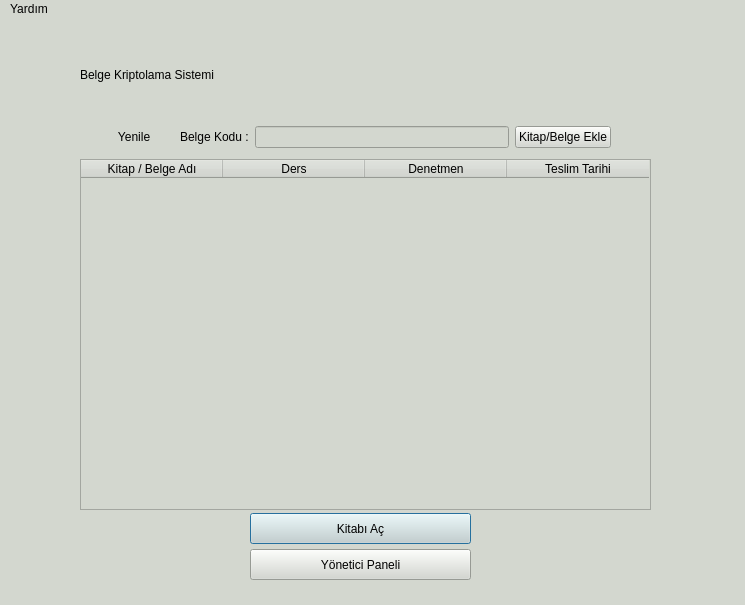
<?xml version="1.0" encoding="UTF-8"?>
<ui version="4.0">
 <class>MainWindow</class>
 <widget class="QMainWindow" name="MainWindow">
  <property name="geometry">
   <rect>
    <x>0</x>
    <y>0</y>
    <width>745</width>
    <height>605</height>
   </rect>
  </property>
  <property name="minimumSize">
   <size>
    <width>745</width>
    <height>605</height>
   </size>
  </property>
  <property name="maximumSize">
   <size>
    <width>745</width>
    <height>605</height>
   </size>
  </property>
  <property name="windowTitle">
   <string>Marun BKS</string>
  </property>
  <property name="windowIcon">
   <iconset resource="../res/logos.qrc">
    <normaloff>:/marun_logo/img/marun.png</normaloff>:/marun_logo/img/marun.png</iconset>
  </property>
  <property name="styleSheet">
   <string notr="true">background-color: rgb(211, 215, 207);</string>
  </property>
  <widget class="QWidget" name="centralwidget">
   <widget class="QLabel" name="label">
    <property name="geometry">
     <rect>
      <x>320</x>
      <y>10</y>
      <width>341</width>
      <height>91</height>
     </rect>
    </property>
    <property name="styleSheet">
     <string notr="true">background-color: rgb(211, 215, 207);</string>
    </property>
    <property name="text">
     <string/>
    </property>
    <property name="pixmap">
     <pixmap resource="../res/logos.qrc">:/tf_logo/img/tf.png</pixmap>
    </property>
    <property name="scaledContents">
     <bool>true</bool>
    </property>
   </widget>
   <widget class="QLabel" name="label_2">
    <property name="geometry">
     <rect>
      <x>80</x>
      <y>20</y>
      <width>231</width>
      <height>71</height>
     </rect>
    </property>
    <property name="styleSheet">
     <string notr="true">font: 63 14pt &quot;URW Gothic&quot;;</string>
    </property>
    <property name="text">
     <string>Belge Kriptolama Sistemi</string>
    </property>
   </widget>
   <widget class="QTableWidget" name="tableWidget">
    <property name="geometry">
     <rect>
      <x>80</x>
      <y>140</y>
      <width>571</width>
      <height>351</height>
     </rect>
    </property>
    <property name="minimumSize">
     <size>
      <width>0</width>
      <height>0</height>
     </size>
    </property>
    <property name="maximumSize">
     <size>
      <width>16777215</width>
      <height>16777215</height>
     </size>
    </property>
    <property name="editTriggers">
     <set>QAbstractItemView::NoEditTriggers</set>
    </property>
    <property name="selectionMode">
     <enum>QAbstractItemView::SingleSelection</enum>
    </property>
    <property name="selectionBehavior">
     <enum>QAbstractItemView::SelectRows</enum>
    </property>
    <property name="showGrid">
     <bool>true</bool>
    </property>
    <property name="sortingEnabled">
     <bool>false</bool>
    </property>
    <attribute name="horizontalHeaderMinimumSectionSize">
     <number>50</number>
    </attribute>
    <attribute name="horizontalHeaderDefaultSectionSize">
     <number>142</number>
    </attribute>
    <column>
     <property name="text">
      <string>Kitap / Belge Adı</string>
     </property>
    </column>
    <column>
     <property name="text">
      <string>Ders</string>
     </property>
    </column>
    <column>
     <property name="text">
      <string>Denetmen</string>
     </property>
    </column>
    <column>
     <property name="text">
      <string>Teslim Tarihi</string>
     </property>
    </column>
   </widget>
   <widget class="QWidget" name="layoutWidget">
    <property name="geometry">
     <rect>
      <x>180</x>
      <y>100</y>
      <width>431</width>
      <height>36</height>
     </rect>
    </property>
    <layout class="QHBoxLayout" name="horizontalLayout_3">
     <item>
      <widget class="QLabel" name="label_13">
       <property name="text">
        <string>Belge Kodu :</string>
       </property>
      </widget>
     </item>
     <item>
      <widget class="QLineEdit" name="code_input"/>
     </item>
     <item>
      <widget class="QPushButton" name="add_book_btn">
       <property name="text">
        <string>Kitap/Belge Ekle</string>
       </property>
      </widget>
     </item>
    </layout>
   </widget>
   <widget class="QPushButton" name="openbook_btn">
    <property name="geometry">
     <rect>
      <x>250</x>
      <y>494</y>
      <width>221</width>
      <height>31</height>
     </rect>
    </property>
    <property name="styleSheet">
     <string notr="true">font: 14pt &quot;Ubuntu&quot;;</string>
    </property>
    <property name="text">
     <string>Kitabı Aç</string>
    </property>
    <property name="autoDefault">
     <bool>true</bool>
    </property>
    <property name="default">
     <bool>true</bool>
    </property>
   </widget>
   <widget class="QPushButton" name="open_admin_panel_btn">
    <property name="geometry">
     <rect>
      <x>250</x>
      <y>530</y>
      <width>221</width>
      <height>31</height>
     </rect>
    </property>
    <property name="styleSheet">
     <string notr="true">font: 14pt &quot;Ubuntu&quot;;</string>
    </property>
    <property name="text">
     <string>Yönetici Paneli</string>
    </property>
   </widget>
   <widget class="QPushButton" name="refresh_btn">
    <property name="geometry">
     <rect>
      <x>90</x>
      <y>101</y>
      <width>85</width>
      <height>34</height>
     </rect>
    </property>
    <property name="text">
     <string> Yenile</string>
    </property>
    <property name="icon">
     <iconset resource="../res/logos.qrc">
      <normaloff>:/buttons/img/repeat.png</normaloff>:/buttons/img/repeat.png</iconset>
    </property>
    <property name="iconSize">
     <size>
      <width>28</width>
      <height>28</height>
     </size>
    </property>
    <property name="default">
     <bool>false</bool>
    </property>
    <property name="flat">
     <bool>true</bool>
    </property>
   </widget>
   <zorder>layoutWidget</zorder>
   <zorder>label</zorder>
   <zorder>label_2</zorder>
   <zorder>tableWidget</zorder>
   <zorder>openbook_btn</zorder>
   <zorder>open_admin_panel_btn</zorder>
   <zorder>refresh_btn</zorder>
  </widget>
  <widget class="QMenuBar" name="menubar">
   <property name="geometry">
    <rect>
     <x>0</x>
     <y>0</y>
     <width>745</width>
     <height>22</height>
    </rect>
   </property>
   <widget class="QMenu" name="menuYard_m">
    <property name="title">
     <string>Yardım</string>
    </property>
    <addaction name="actionHelp"/>
    <addaction name="actionAbout"/>
   </widget>
   <addaction name="menuYard_m"/>
  </widget>
  <widget class="QStatusBar" name="statusbar"/>
  <action name="actionHelp">
   <property name="text">
    <string>Geliştiriciye Ulaş</string>
   </property>
  </action>
  <action name="actionAbout">
   <property name="text">
    <string>Hakkında</string>
   </property>
  </action>
 </widget>
 <resources>
  <include location="../res/logos.qrc"/>
  <include location="res/logos.qrc"/>
 </resources>
 <connections/>
</ui>
